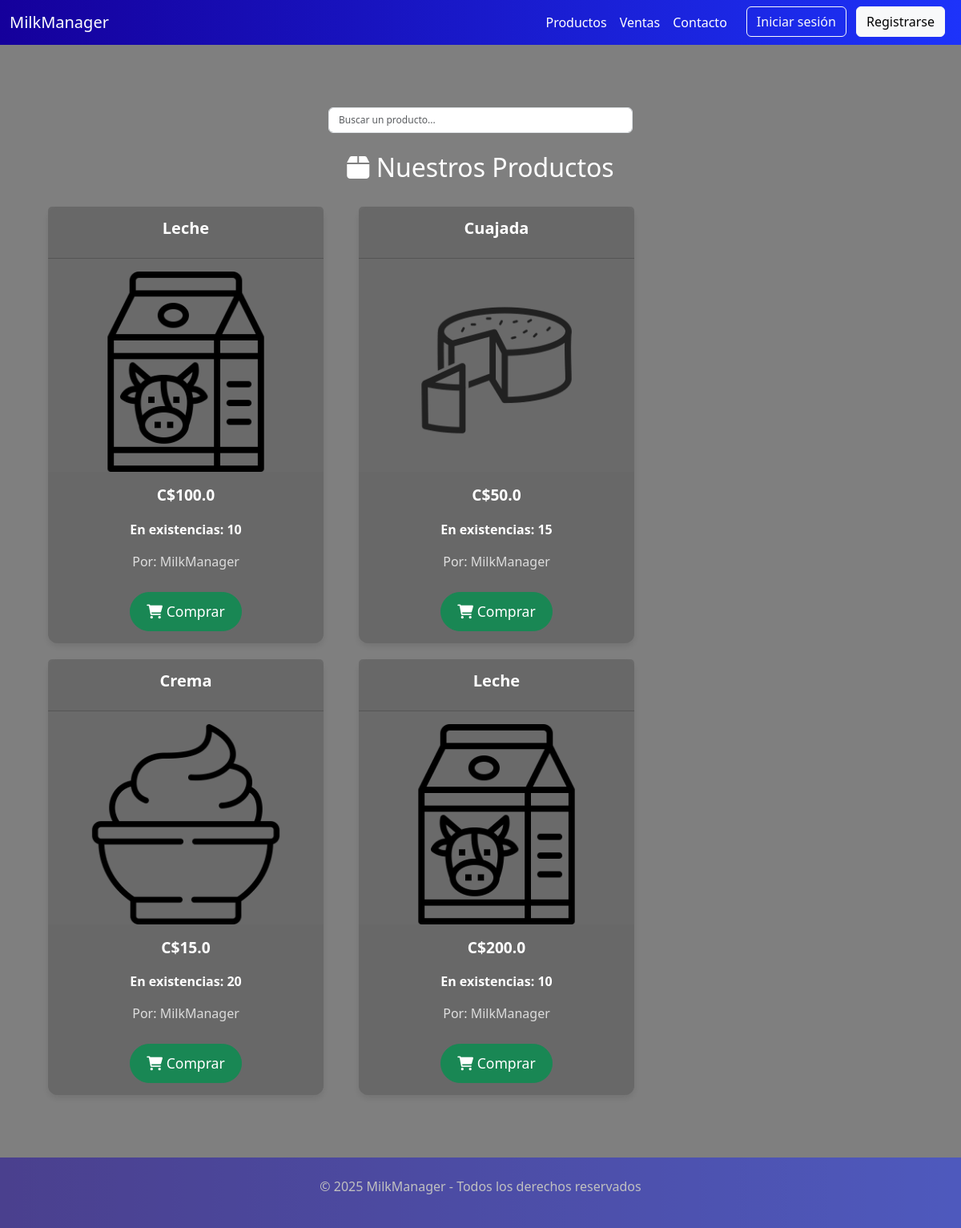
Page /products on the committed database.
### tables this page shows
CREATE TABLE products (
            id INTEGER PRIMARY KEY AUTOINCREMENT,
            name TEXT NOT NULL,
            details TEXT,
            price REAL NOT NULL,
            stock INTEGER,
            picture TEXT,
            idPoster INTEGER DEFAULT 0,
            FOREIGN KEY(idPoster) REFERENCES accounts(id)
        );

CREATE TABLE accounts (
    id INTEGER PRIMARY KEY,
    email TEXT UNIQUE NOT NULL,
    username TEXT UNIQUE,
    password TEXT,
    role TEXT,
    picture TEXT,
    biography TEXT,
    creationdate DATE DEFAULT (CURRENT_TIMESTAMP)
    );

### app.py (the view)
@app.route('/products', methods=['GET', 'POST'])
def products():
    client_ip = request.remote_addr
    log.write(f"Se abrió la página Productos desde: {client_ip}")
    productos = None
    if request.method == 'POST':
        productos = database.products.getProductLike(request.form["productsearch"])
    else:
        productos = database.products.getAllProducts()
    user = getUser()
    for producto in productos:
        username = database.login.getUser(producto.get("idPoster")).get("username")
        if username is not None:
            producto["poster"] = username
        else:
            producto["poster"] ="Desconocido"
    return render_template('products.html', user = user, productos = productos)

### accounts.py (called while the page is built)
def connect():
    global conn
    if conn is None:
        conn = sqlite3.connect('database.db', check_same_thread=False)
        conn.row_factory = sqlite3.Row

def getUser(ID):
    connect()
    cursor = conn.cursor()
    if isinstance(ID, str):
        cursor.execute('''SELECT * FROM accounts WHERE email = ?''', (ID,))
    elif isinstance(ID, int):
        cursor.execute('''SELECT * FROM accounts WHERE id = ?''', (ID,))
    else:
        return None
    data = cursor.fetchone()
    if data is not None:
        return dict(data)
    return None

### app.py (called while the page is built, shortened)
def getUser():
    return None

### log.py (called while the page is built)
def write(text):
    if debug:
        logging.debug(text)

### products.py (called while the page is built)
def connect():
    global conn
    if conn is None:
        conn = sqlite3.connect('database.db', check_same_thread=False)
        conn.row_factory = sqlite3.Row

def getProducts():
    connect()
    cursor = conn.cursor()
    cursor.execute('''
        SELECT * FROM products
    ''')
    data = cursor.fetchall()
    return data

def getAllProducts():
    products = []
    for i in getProducts():
        products.append(dict(i))
    return products

### templates/products.html (shortened to what this page needs)
{% extends "base.html" %}
{% block styles %}<link rel="stylesheet" href="/static/styles/cards.css">{% endblock %}
{% block content %}
<div class="container mt-5">
	<div style="display: flex;  justify-content: center;">
		<form method="POST">
			<input type="text" id="profilesearch" name="productsearch" class="form-control" style="width: 380px;" placeholder="Buscar un producto..."></input>
		</form>
	</div>
	<br>
    <h2 class="text-center">
        <label class="text-white"><i class="fas fa-box"></i> Nuestros Productos</label>
    </h2>
    <div class="row">
        {% if productos %}
            {% for producto in productos %}
                <div class="col-md-4">
                    <form action="{{ url_for('product', product_id=producto.id) }}" method="POST">
                        <div class="card product-card">
							<div class="card-header text-center">
								<h5 class="card-title">{{ producto.name }}</h5>
							</div>
                            {% if producto.picture %}
                                <img src="{{ url_for('static', filename='images' + producto.picture) }}" class="card-img-top" alt="{{ producto.nombre }}">
                            {% else %}
                                <img src="{{ url_for('static', filename='images/web/leche.png') }}" class="card-img-top" alt="{{ producto.nombre }}">
                            {% endif %}
                            <div class="card-body text-center">
                                <p class="card-text fw-bold price">C${{ producto.price }}</p>
                                {% if producto.stock %}
                                    <p class="card-text fw-bold stock">En existencias: {{ producto.stock }}</p>
                                {% else %}
                                    <p class="card-text fw-bold stock">Sin información del Stock</p>
                                {% endif %}
                                <p>Por: <small class="card-text">{{ producto.poster }}</small></p>
                                <button type="submit" class="btn btn-success buy-button">
                                    <i class="fas fa-shopping-cart"></i> Comprar
                                </button>
                            </div>
                        </div>
                    </form>
                </div>
            {% endfor %}
        {% else %}
            <p class="text-center">No hay productos disponibles en este momento.</p>
        {% endif %}
    </div>
</div>
{% endblock %}

### static/styles/cards.css (style rules this page uses)
.card { border: none; border-radius: 12px; box-shadow: 0 4px 8px rgba(0, 0, 0, 0.1); transition: transform 0.3s ease-in-out, box-shadow 0.3s ease-in-out; background-color: rgba(105, 105, 105, 0.9); }
.card-img-top { object-fit: contain; height: 250px; border-radius: 12px 12px 0 0; }
.card-body { padding: 15px; background-color: rgba(105, 105, 105, 0.9); border-radius: 0 0 12px 12px; color: #e0e0e0; }
.card-header { padding: 15px; background-color: rgba(105, 105, 105, 0.9); border-radius: 12px 12px 0 0; color: #f0f0f0; }
.card-title { font-size: 1.25rem; font-weight: bold; margin-bottom: 10px; color: #fff; }
.card-text { font-size: 1rem; color: #dcdcdc; }
.price { font-size: 1.2rem; color: #fff; }
.stock { color: #fff; }
.buy-button { margin-top: 10px; padding: 10px 20px; font-size: 1.1rem; border-radius: 30px; transition: background-color 0.3s ease-in-out; }
.container { padding: 30px; }
h2 { font-size: 2rem; margin-bottom: 30px; color: #fff; }
.row { display: flex; gap: 20px; }

### static/styles/chow.css (style rules this page uses)
.card { transition: transform 0.3s ease-in, box-shadow 0.3s ease-in; }
body { background: url('/static/images/web/fincafond.jpg') no-repeat center center fixed; background-size: cover; position: relative; }
body::before { content: ''; position: absolute; top: 0; left: 0; width: 100%; height: 100%; background: rgba(0, 0, 0, 0.5); z-index: -1; }
.form-control { font-size: 0.75rem; }

### rows in the picture
products: name "Leche", picture (picture), price "100.0"
accounts: poster "MilkManager" "MilkManager" "MilkManager" "MilkManager"
products: name "Cuajada", picture (picture), price "50.0"
products: name "Crema", picture (picture), price "15.0"
products: name "Leche", price "200.0"

### other values in the picture
{{ producto.stock }} "10" "15" "20" "10"
